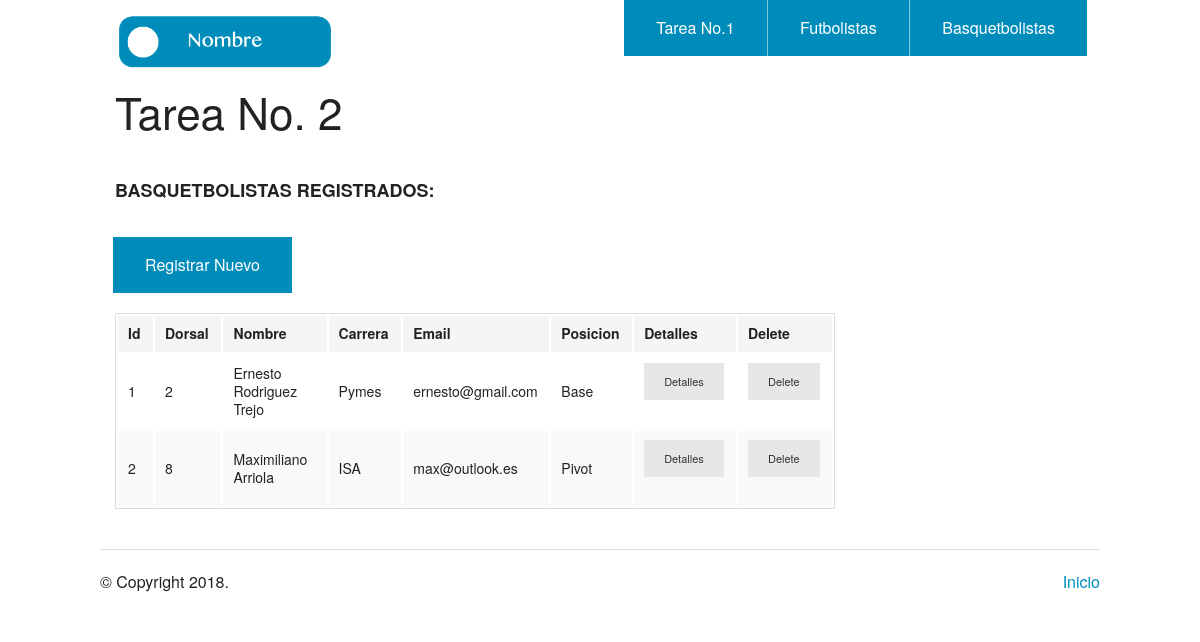
The app's page /index3.php with its own data.
### tables this page shows
CREATE TABLE `basquetbolistas` (
  `Id` int(11) NOT NULL,
  `Dorsal` int(11) NOT NULL,
  `Nombre` varchar(30) NOT NULL,
  `Carrera` varchar(30) NOT NULL,
  `Email` varchar(30) NOT NULL,
  `Posicion` varchar(30) NOT NULL
);

### index3.php (the view, shortened to what this page needs)
<?php
	include_once('Config2.php');
?>
<!doctype html>
<html class="no-js" lang="en">
  <head>
    <link rel="stylesheet" href="./css/foundation.css" />
  </head>
  <body>
	<?php require_once('header2.php'); ?>
    <div class="row">
      <div class="large-9 columns">
      	<h1>Tarea No. 2</h1><br>
        <div class="section-container tabs" data-section>
          <section class="section">
            <div class="content" data-slug="panel1">
              <h5><strong>BASQUETBOLISTAS REGISTRADOS:</strong></h5>
              <table>
                <thead>
                  <tr>
                    <th width="200">Id</th>
                    <th width="250">Dorsal</th>
                    <th width="700">Nombre</th>
                    <th width="250">Carrera</th>
                    <th width="250">Email</th>
                    <th width="250">Posicion</th>
                    <th width="250">Detalles</th>
                    <th width="250">Delete</th>
                  </tr>
                </thead>
                <tbody>
                 <?php
                   $datos = $conexion->query("SELECT Id, Dorsal, Nombre, Carrera, Email, Posicion FROM Basquetbolistas");
                   foreach($datos as  $fila){
                    echo "<tr><td>".$fila['Id']."</td>";
                    echo "<td>".$fila['Dorsal']."</td>";
                    echo "<td>".$fila['Nombre']."</td>";
                    echo "<td>".$fila['Carrera']."</td>";
                    echo "<td>".$fila['Email']."</td>";
                    echo "<td>".$fila['Posicion']."</td>";
                    echo '<td><a href = "./modificar_basquetbolista.php?Id='.$fila['Id'].'" class="button tiny secondary"> Detalles </a></td>';
                    echo '<td><a href = "./borra_basquetbolista.php?Id='.$fila['Id'].'" class="button tiny secondary"> Delete </a></td></tr>';
                   }
                ?>
                <ul class="center button-group">
                  <li><br><a href="./agregar_basquetbolista.php" class="button">Registrar Nuevo</a></li>
                </ul>
                </tbody>
              </table>
            </div>
          </section>
      </div>
    </div>
<?php require_once('footer.php'); ?>

### records on screen
basquetbolistas: Id "1", Dorsal "2", Nombre "Ernesto Rodriguez Trejo", Carrera "Pymes", Email "ernesto@gmail.com", Posicion "Base"
basquetbolistas: Id "2", Dorsal "8", Nombre "Maximiliano Arriola", Carrera "ISA", Email "max@outlook.es", Posicion "Pivot"
